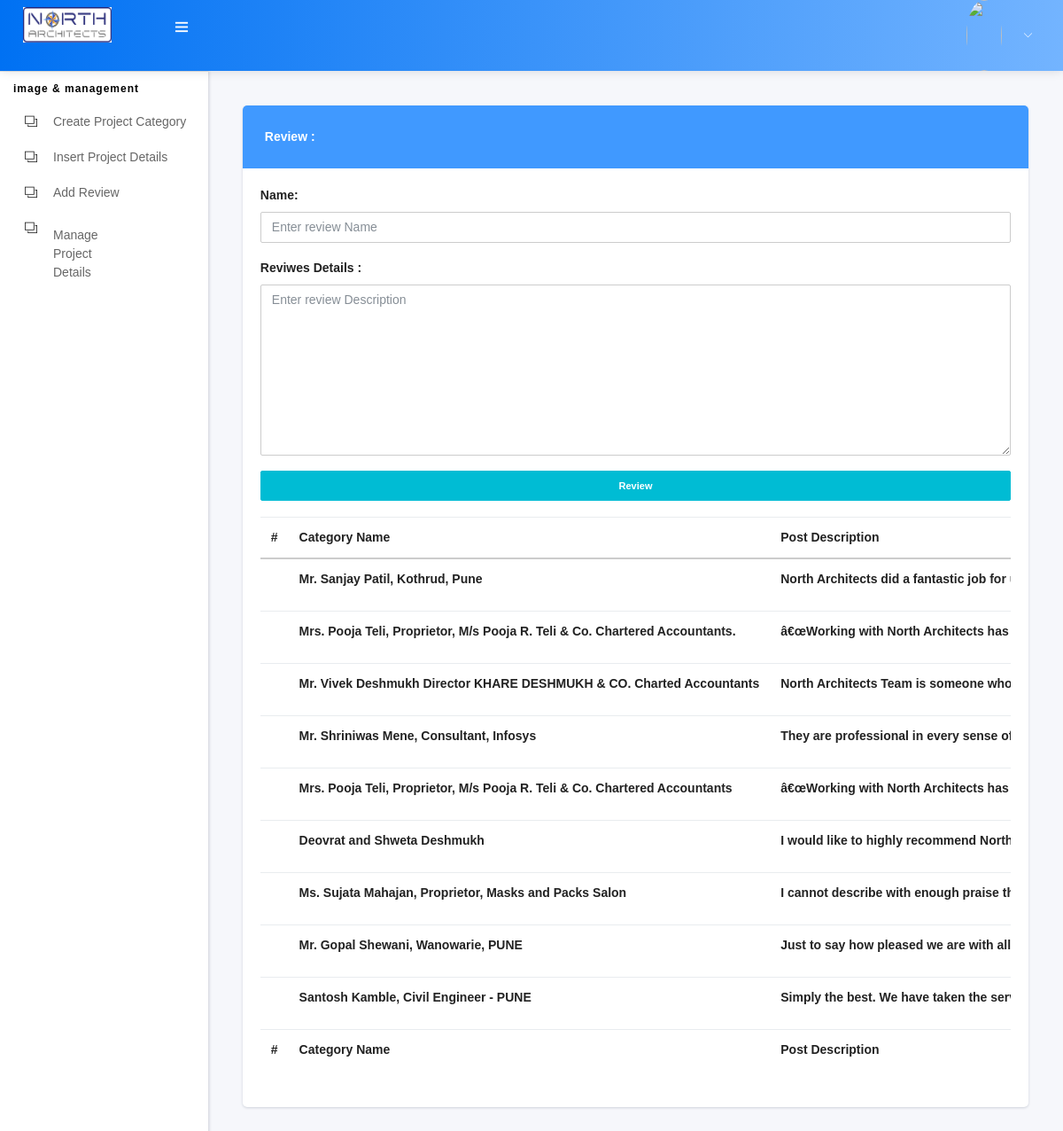
/review.php, run on the app's committed database.
### tables this page shows
CREATE TABLE `reviews` (
  `rid` int(100) NOT NULL,
  `name` varchar(255) NOT NULL,
  `postdescription` varchar(255) NOT NULL,
  `postdate` timestamp NOT NULL DEFAULT CURRENT_TIMESTAMP ON UPDATE CURRENT_TIMESTAMP
);

### review.php (the view, shortened to what this page needs)
<?php include 'header.php'; ?>
                    <div class="pcoded-content">
                        <div class="pcoded-inner-content">
                            <div class="main-body">
                                <div class="page-wrapper">
                                    <div class="page-body">
                                      <div class="row">
                                            <div class="col-sm-12">
                                                <div class="card shadow-lg">
                                                  <div class="card-header bg-primary">
                                                    <div class="title">
                                                      <h5 class="text-white">Review :</h5>
                                                    </div>
                                                  </div>
                                                  <div class="card-body font-weight-bold">
                                                      <form action="" method="post">
                                                        <label for="">Name:</label>
                                                        <div class="form-group">
                                                          <input type="text" name="name" class="form-control" placeholder="Enter review Name">
                                                        </div>
                                                         <label for="">Reviwes Details :</label>
                                                        <div class="form-group">
                                                          <textarea name="review" class="form-control" id="" cols="30" rows="10" placeholder="Enter review Description"></textarea>
                                                        </div>
                                                        <div class="form-group">
                                                          <button type="submit" name="review" class="btn btn-block btn-info btn-sm font-weight-bold">Review</button>
                                                        </div>
                                                      </form>
                                                      <table class="table table-hover table-responsive" id="mytable">
                                                        <thead>
                                                          <tr>
                                                            <th>#</th>
                                                            <th>Category Name</th>
                                                            <th>Post Description</th>
                                                          </tr>
                                                        </thead>
                                                        <tbody>
                                                          <?php
                                                             include ('config.php');
                                                              $Query="SELECT * FROM reviews";
                                                              $run=mysqli_query($con,$Query);
                                                              while ($row=mysqli_fetch_array($run)) {
                                                                ?>
                                                                  <tr>
                                                                    <td><?php echo $row['id'];?></td>
                                                                    <td><?php echo $row['name'];?></td>
                                                                <td>
                                                                <?php echo $row['postdescription'];
                                                                  echo "<br>";
                                                                ?></td>
                                                                  </tr>
                                                                <?php
                                                              }
                                                          ?>
                                                        </tbody>
                                                        <tfoot>
                                                            <tr>
                                                            <th>#</th>
                                                            <th>Category Name</th>
                                                            <th>Post Description</th>
                                                          </tr>
                                                        </tfoot>
                                                      </table>
                                                  </div>
                                                </div>
                                            </div>
                                          </div>
                                      </div>
                                  </div>
                               </div>
                            </div>
                          </div>
</body>
</html>

### data on the page
reviews: name "Mr. Sanjay Patil, Kothrud, Pune", postdescription "North Architects did a fantastic job for…"
reviews: name "Mrs. Pooja Teli, Proprietor, M/s Pooja R. Teli & Co. Chartered Accountants.", postdescription "â€œWorking with North Architects has…"
reviews: name "Mr. Vivek Deshmukh Director KHARE DESHMUKH & CO. Charted Accountants", postdescription "North Architects Team is someone who…"
reviews: name "Mr. Shriniwas Mene, Consultant, Infosys", postdescription "They are professional in every sense…"
reviews: name "Mrs. Pooja Teli, Proprietor, M/s Pooja R. Teli & Co. Chartered Accountants", postdescription "â€œWorking with North Architects has…"
reviews: name "Deovrat and Shweta Deshmukh", postdescription "I would like to highly recommend…"
reviews: name "Ms. Sujata Mahajan, Proprietor, Masks and Packs Salon", postdescription "I cannot describe with enough praise…"
reviews: name "Mr. Gopal Shewani, Wanowarie, PUNE", postdescription "Just to say how pleased we are with all…"
reviews: name "Santosh Kamble, Civil Engineer - PUNE", postdescription "Simply the best. We have taken the…"
